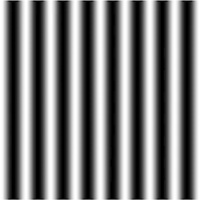
#> input picture 06_cv_filtros_extraccion_ocr/img/fft_hf.jpg, 200 x 200 px
$ python 05_fourier.py
#> lines starting #> are read from the running program, lines starting #| are printed output that depends on the picture
import cv2 as cv
import matplotlib.pyplot as plt
import numpy as np

# Leemos ambas imagenes
img_low_freq = cv.imread("../img/fft_hf.jpg", cv.IMREAD_GRAYSCALE)
#> img_low_freq is the input picture: shape (200, 200); min 0, max 255, mean 123.5
img_hig_freq = cv.imread("../img/fft_lf.jpg", cv.IMREAD_GRAYSCALE)
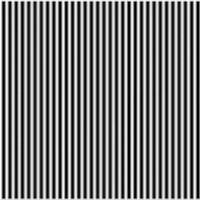
#> input picture 06_cv_filtros_extraccion_ocr/img/fft_lf.jpg, 200 x 200 px
#> img_hig_freq is the input picture: shape (200, 200); min 0, max 255, mean 120

# Aplico la transformada
img_fft_low = np.fft.fft2(img_low_freq)
img_fft_hig = np.fft.fft2(img_hig_freq)

# llevo la baja frec al origen para acomodar la visualizacion
img_fft_low = np.fft.fftshift(img_fft_low)
img_fft_hig = np.fft.fftshift(img_fft_hig)

# obtengo el modulo
img_fft_low = 20 * np.log(np.abs(img_fft_low))
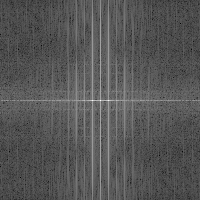
#> img_fft_low: shape (200, 200) float64; min -20.41, max 308.3, mean 91.3; drawn with min black and max white
img_fft_hig = 20 * np.log(np.abs(img_fft_hig))
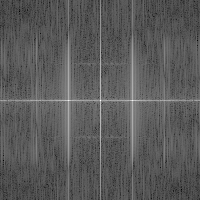
#> img_fft_hig: shape (200, 200) float64; min -16.2, max 307.7, mean 99; drawn with min black and max white

# Tomamos un "perfil" de una fila por cada imagen
low_freq_sg = img_low_freq[50, 10:60]
#> low_freq_sg = 50 values, max 254 at index 15, min 0 at index 3, mean 121.2
hig_freq_sg = img_hig_freq[50, 10:60]
#> hig_freq_sg = 50 values, max 235 at index 40, min 0 at index 12, mean 118.9

# Graficamos los resultados
plt.figure(figsize=(12, 12))
plt.subplot(3, 2, 1)
plt.imshow(img_low_freq, cmap="gray")
plt.subplot(3, 2, 2)
plt.imshow(img_hig_freq, cmap="gray")

plt.subplot(3, 2, 3)
plt.plot(low_freq_sg)
plt.subplot(3, 2, 4)
plt.plot(hig_freq_sg)

plt.subplot(3, 2, 5)
plt.imshow(img_fft_low, cmap="jet")
plt.subplot(3, 2, 6)
plt.imshow(img_fft_hig, cmap="jet")

plt.show()
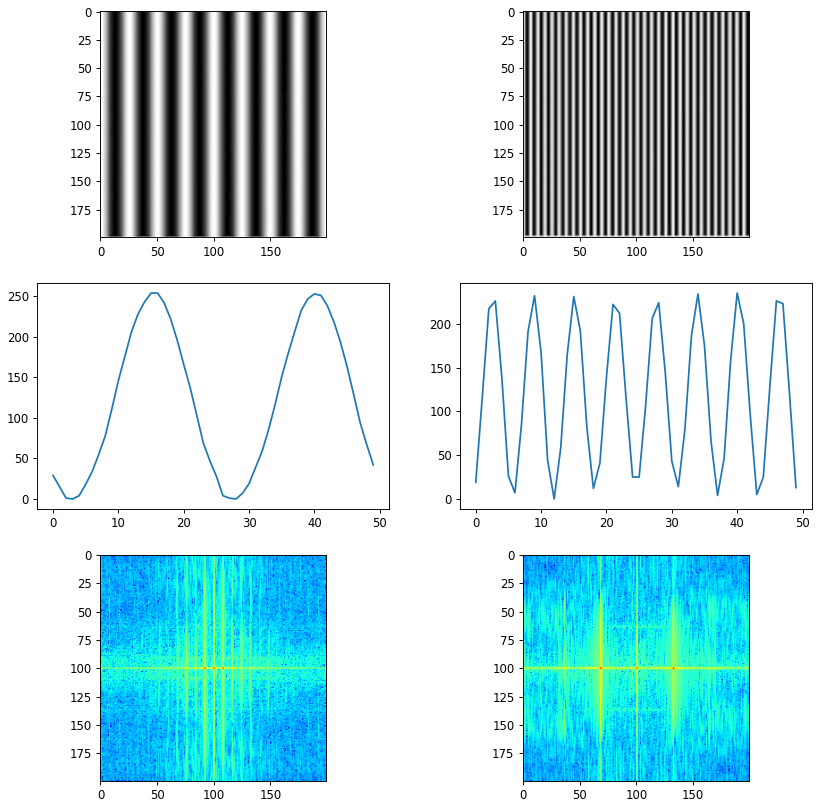
#> figure drawn by matplotlib, 6 panels; panel 3: curve peaks at x = 15, y = 254; panel 4: curve peaks at x = 40, y = 235
